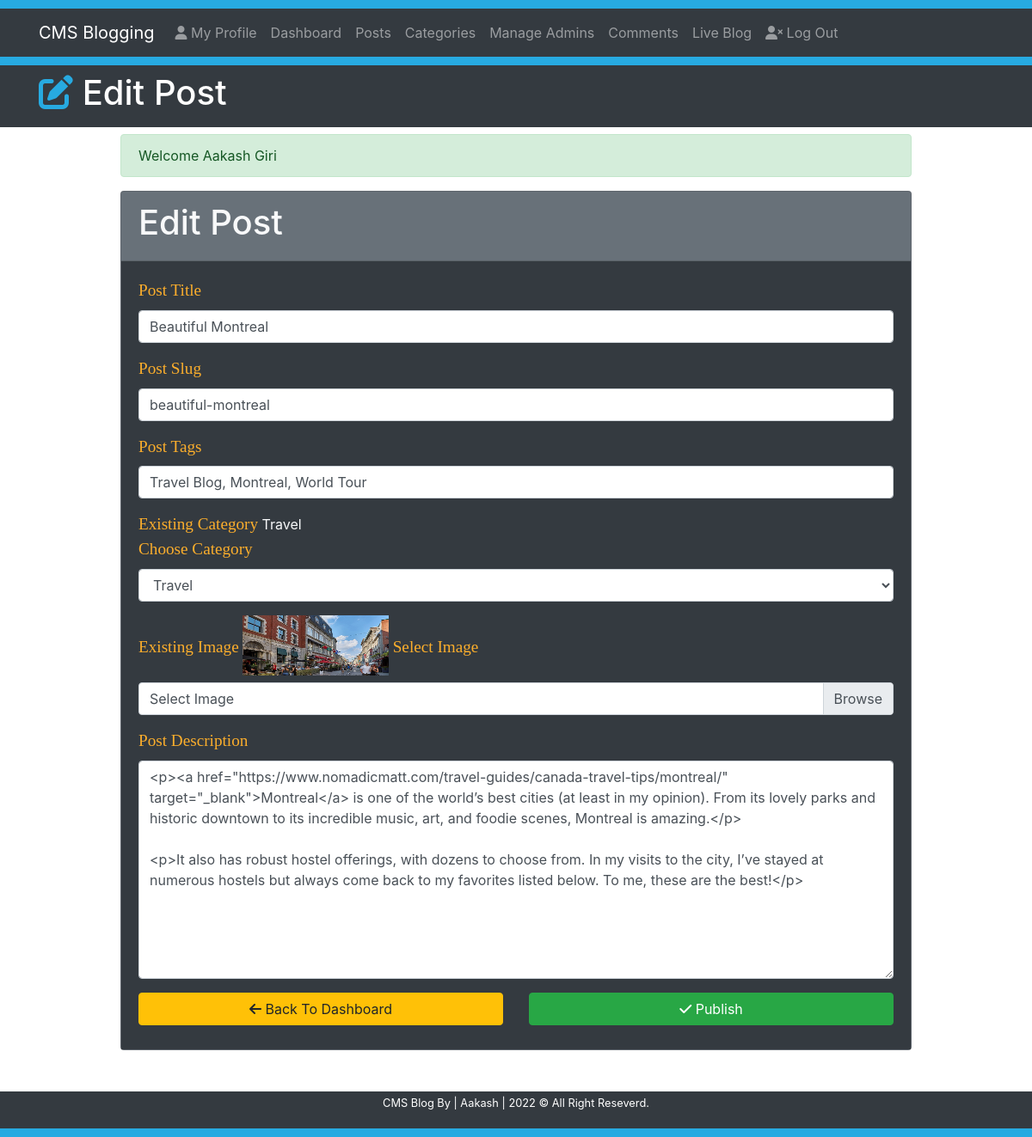
Page /CMS4.2.1/editpost?id=3 (signed in) on the committed database.
### tables this page shows
CREATE TABLE `post` (
  `id` int(11) NOT NULL,
  `datetime` varchar(50) NOT NULL,
  `title` varchar(300) NOT NULL,
  `slug` varchar(300) NOT NULL,
  `tags` varchar(500) NOT NULL,
  `category` varchar(50) NOT NULL,
  `author` varchar(50) NOT NULL,
  `image` text NOT NULL,
  `post` text NOT NULL,
  `status` varchar(50) NOT NULL,
  `user_id` int(11) NOT NULL
);

CREATE TABLE `category` (
  `id` int(11) NOT NULL,
  `title` varchar(20) NOT NULL,
  `author` varchar(50) NOT NULL,
  `datetime` varchar(20) NOT NULL
);

### Includes/functions.php (called while the page is built, shortened)
<?php
    $serverName = BASE_PATH;
    $cssBaseURL = $serverName.'/css';
?>

### editpost.php (the view, shortened to what this page needs)
<?php
    require 'Includes/functions.php';
    require 'Includes/sessions.php';
    $searchQryParam = $_GET['id'];
?>
<!DOCTYPE html>
<html lang="en">
<head>
    <link rel="stylesheet" href="https://pro.fontawesome.com/releases/v5.10.0/css/all.css"/>
    <link rel="stylesheet" href="https://stackpath.bootstrapcdn.com/bootstrap/4.4.1/css/bootstrap.min.css">
    <link rel="stylesheet" href="<?= $cssBaseURL ?>/style.css">
</head>
<body>
    <div style="height: 10px; background-color: #27aae1;"></div>
    <nav class="navbar navbar-expand-lg navbar-dark bg-dark">
        <div class="container">
            <a href="<?= $serverName; ?>/index" class="navbar-brand">CMS Blogging</a>
            <div class="collapse navbar-collapse" id="navbarcollapseCMS">
                <ul class="navbar-nav">
                    <li class="nav-item">
                        <a href="<?= $serverName; ?>/myprofile" class="nav-link"> <i class='fas fa-user'></i> My Profile</a>
                    </li>
                    <li class="nav-item">
                        <a href="<?= $serverName; ?>/dashboard" class="nav-link">Dashboard</a>
                    </li>
                    <li class="nav-item">
                        <a href="<?= $serverName; ?>/posts" class="nav-link">Posts</a>
                    </li>
                    <li class="nav-item">
                        <a href="<?= $serverName; ?>/categories" class="nav-link"> Categories</a>
                    </li>
                    <?php if($_SESSION['permission'] == 'Superuser'){ ?>
                    <li class="nav-item">
                        <a href="<?= $serverName; ?>/admin?page=1" class="nav-link">Manage Admins</a>
                    </li>
                    <?php } ?>
                    <?php if($_SESSION['permission'] != 'User'){ ?>
                    <li class="nav-item">
                        <a href="<?= $serverName; ?>/comments" class="nav-link">Comments</a>
                    </li>
                    <?php } ?>
                    <li class="nav-item">
                        <a href="<?= $serverName; ?>/blog/1" class="nav-link">Live Blog</a>
                    </li>
                </ul>
                <ul class="navbar-nav">
                    <li class="nav-item">
                        <a href="<?= $serverName; ?>/logout" class="nav-link"><i class='fas fa-user-times'></i> Log Out</a>
                    </li>
                </ul>
            </div>
        </div>
    </nav>
    <div style="height: 10px; background-color: #27aae1;"></div>
    <header class='bg-dark text-white py-2'>
        <div class="container">
            <div class="row">
                <div class="col-md-12">
                    <h1><i class='fas fa-edit' style="color: #27aae1;"></i>  Edit Post</h1>
                </div>
            </div>
        </div>
    </header>
    <section class="container py-2 mb-4">
        <div class="row">
            <div class="offset-lg-1 col-lg-10" style="min-height: 400px;">
                <?php
                    echo SuccessMessage();
                    $searchqryparm = $_GET['id'];
                    $sql = "SELECT * FROM post WHERE id = '$searchqryparm'";
                    $result = mysqli_query($conn, $sql);
                    if (mysqli_num_rows($result) > 0){
                        while($row = mysqli_fetch_assoc($result)) {
                            $PostTitle = $row['title'];
                            $PostTags = $row['tags'];
                            $PostSlug = $row['slug'];
                            $Category = $row['category'];
                            $Image = $row['image'];
                            $PostDescription = $row['post'];
                        }
                    }
                ?>
                <form action="<?= $serverName; ?>/editpost?id=<?= $searchQryParam; ?>" method='post' enctype="multipart/form-data">
                    <div class="card bg-secondary text-light mb-3">
                        <div class="card-header">
                            <h1>Edit Post</h1>
                        </div>
                        <div class="card-body bg-dark">
                            <div class="form-group">
                                <label for="postTitle"><span class="fieldInfo">Post Title</span></label>
                                <input type="text" name='postTitle' class="form-control" id='postTitle' value='<?= $PostTitle; ?>' placeholder='Enter post title'>
                            </div>
                            <div class="form-group">
                                <label for="postSlug"><span class="fieldInfo">Post Slug</span></label>
                                <input type="text" name='postSlug' class="form-control" id='postSlug' value='<?= $PostSlug; ?>' placeholder='Enter post slug'>
                            </div>
                            <div class="form-group">
                                <label for="postTags"><span class="fieldInfo">Post Tags</span></label>
                                <input type="text" name='postTags' class="form-control" id='postTags' value='<?= $PostTags; ?>' placeholder='Enter post tags'>
                            </div>
                            <div class="form-group">
                                <span class='fieldInfo'>Existing Category</span>
                                <?= $Category; ?> <br>
                                <label for="postTitle"><span class="fieldInfo">Choose Category</span></label>
                                <select class='form-control' name="category" id="categoryTitle">
                                    <?php
                                        $sql = "SELECT id, title FROM category";
                                        $result = mysqli_query($conn, $sql);
                                        if (mysqli_num_rows($result) > 0){
                                            while($row = mysqli_fetch_assoc($result)) {
                                                $categoryName = $row['title'];
                                    ?>
                                    <option value="<?= $categoryName ?>" <?= $categoryName == $Category ? 'selected': ''; ?>><?php echo $categoryName ?></option>
                                    <?php  }
                                        }
                                    ?>
                                </select>
                            </div>
                            <div class="form-group">
                                <span class='fieldInfo'>Existing Image</span>
                                <img class="mb-2" src="Upload/<?= $Image; ?>" alt="<?= $Image; ?>" width="170px;" height="70px;">
                                <label for="imageSelect"><span class="fieldInfo">Select Image</span></label>
                                <div class="custom-file">
                                    <label for="imageSelect" class="custom-file-label">Select Image</label>
                                </div>
                            </div>
                            <div class="form-group">
                                <label for="post"><span class="fieldInfo">Post Description</span></label>
                                <textarea class="form-control" name="postDescription" id="post" cols="80" rows="10"><?= $PostDescription; ?></textarea>
                            </div>
                            <div class="row">
                                <div class="col-lg-6 mb-2">
                                    <a href="<?= $serverName; ?>/dashboard" class='btn btn-warning btn-block'><i class='fas fa-arrow-left'></i> Back To Dashboard</a>
                                </div>
                                <div class="col-lg-6 mb-2">
                                    <button class='btn btn-success btn-block' type='submit' name='submit'><i class='fas fa-check'></i> Publish</button>
                                </div>
                            </div>
                        </div>
                    </div>
                </form>
            </div>
        </div>
    </section>
    <footer class="bg-dark text-white py-1">
        <div class="container">
            <div class="row">
                <div class="col">
                    <p class="lead text-center small">CMS Blog By | Aakash | <span id='year'></span> &copy; All Right Reseverd.</p>
                </div>
            </div>
        </div>
    </footer>
    <div style="height: 10px; background-color: #27aae1;"></div>
</body>
</html>

### Css/style.css (style rules this page uses)
.fieldInfo { color: rgb(251,174,44); font-family: Biiter, Georgia, 'Times New Roman', Times, serif; font-size: 1.2em; }

### rows in the picture
post: postTitle "Beautiful Montreal", postSlug "beautiful-montreal", postTags "Travel Blog, Montreal, World Tour", category "Travel", image (picture), postDescription "<p><a href=\"https://www.nomadicmatt.com/travel-guides/canada-travel-tips/montreal/\" target=\"_blank\">Montreal</a> is one of the world’s best cities (at least in my opinion). From its lovely parks and historic downtown to its incredible music, art, and foodie scenes, Montreal is amazing.</p> <p>It also has robust hostel offerings, with dozens to choose from. In my visits to the city, I’ve stayed at numerous hostels but always come back to my favorites listed below. To me, these are the best!</p>"

### other values in the picture
SuccessMessage() "Welcome Aakash Giri"
